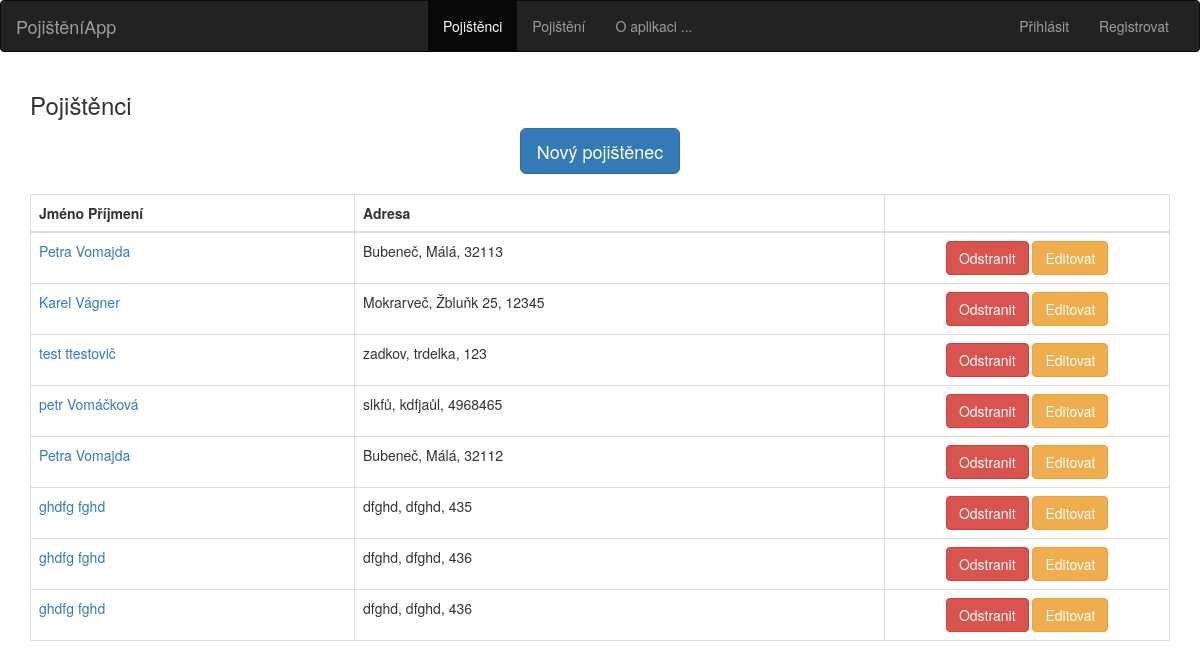
Page /pojistenci on the committed database.
### tables this page shows
CREATE TABLE pojistenci (
    id integer primary key autoincrement,
    jmeno integer not null,
    prijmeni  integer not null,
    adresa  integer not null,
    mesto  integer not null,
    psc  integer not null,
    telefon  integer not null,
    email  integer not null
);

### app.py (the view)
@app.route('/pojistenci', methods=['POST', 'GET'])
def pojistenci():
    db = get_db()
    cur = db.execute('SELECT id, jmeno, prijmeni, mesto, adresa, psc FROM pojistenci')
    results = cur.fetchall()
    return render_template('pojistenci.html', page_title = 'Pojištěnci', pojistenci = results)

### app.py (called while the page is built)
def connect_db():
    sql = sqlite3.connect('/home/honza/Dokumenty/Python_Flask_Udemy/IT_Network_ZP_Plna_verze/pojisteni.db')
    sql.row_factory = sqlite3.Row
    return sql

def get_db():
    if not hasattr(g, 'sqlite_db'):
        g.sqlite_db = connect_db()
    return g.sqlite_db

### templates/pojistenci.html
{% extends 'base.html' %}
{% block body %}
<div class="container">
            <h3 class="">Pojištěnci</h3>
<div class="article_wrapper">
    <p><a href="{{ url_for('pojistenci_novy', id = None) }}" class="btn btn-lg btn-primary" role="button">Nový pojištěnec</a></p>
</div>
<div class="top-buffer">
<table class="table table-bordered">
  <thead>
    <tr>
      <th scope="col">Jméno Příjmení</th>
      <th scope="col">Adresa</th>
      <th scope="col"></th>
    </tr>
  </thead>
  <tbody>
  {% for pojistenec in pojistenci %}
    <tr>
      <td><a href="{{ url_for('pojistenci_detail', id= pojistenec.id) }}" name="id">{{ pojistenec.jmeno }} {{ pojistenec.prijmeni }}</a></td>
      <td>{{ pojistenec.mesto }}, {{ pojistenec.adresa }}, {{ pojistenec.psc }}</td>
      <td class="article_wrapper col-md-3">
          <form method="post" action="{{ url_for('get_member', id=pojistenec.id) }}">
          <button name="submit" class="btn btn-danger" value='delete' role="button">Odstranit</button>
          <button name="submit" class="btn btn-warning" value='edit' role="button">Editovat</button>
            </form>
      </td>
    </tr>
{% endfor %}
  </tbody>
</table>
</div>
</div>
{% endblock %}

### static/theme.css (style rules this page uses)
html, body { height: 100%; }
.container, .row { height: 100%; min-height: 100%; }
.top-buffer { margin-top:20px; }
.article_wrapper { text-align: center; background-color:none; }

### rows in the picture
pojistenci: jmeno "Petra", prijmeni "Vomajda", mesto "Bubeneč", adresa "Málá", psc "32113"
pojistenci: jmeno "Karel", prijmeni "Vágner", mesto "Mokrarveč", adresa "Žbluňk 25", psc "12345"
pojistenci: jmeno "test", prijmeni "ttestovič", mesto "zadkov", adresa "trdelka", psc "123"
pojistenci: jmeno "petr", prijmeni "Vomáčková", mesto "slkfů", adresa "kdfjaůl", psc "4968465"
pojistenci: jmeno "Petra", prijmeni "Vomajda", mesto "Bubeneč", adresa "Málá", psc "32112"
pojistenci: jmeno "ghdfg", prijmeni "fghd", mesto "dfghd", adresa "dfghd", psc "435"
pojistenci: jmeno "ghdfg", prijmeni "fghd", mesto "dfghd", adresa "dfghd", psc "436"
pojistenci: jmeno "ghdfg", prijmeni "fghd", mesto "dfghd", adresa "dfghd", psc "436"
